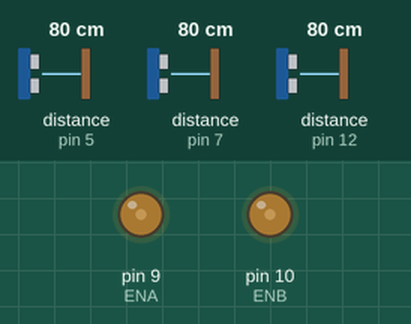
This sketch was run on a simulated Arduino Uno, built with avr-gcc and run on an emulated ATmega328P. Shown: output pins drawn as LEDs (lit = HIGH). Wiring (inferred from the names in the program): 3 × ultrasonic range finder: trigger pin 4, echo pin 5 / trigger pin 6, echo pin 7 / trigger pin 11, echo pin 12. Inputs (shaded band) come from the test bench; at power-on: distance to the obstacle (sensors on pin 5, pin 7, pin 12) 80 cm. The echo pulse lasts 58.3 µs per cm; pins used as bus, display or sensor lines are not drawn; what the sketch prints to the serial monitor is not drawn.

Above: at 1.8 s.
1.9 s: distance to the obstacle (sensor on pin 5) set to 2 cm
Timing chart, 0 to 4.9 s (numbered marks = the images above; inputs shaded):
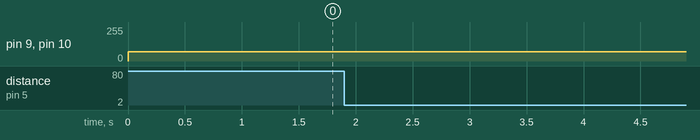

The sketch:

copy1-uvcemaze.ino
```cpp
const int trigPin1 = 4;//right
const int echoPin1 = 5;
const int trigPin2 = 6; //left
const int echoPin2 = 7;
const int trigPin3 = 11;//center
const int echoPin3 = 12;
const int in1 = 3;
const int in2 = 2;
const int in3 = 8;
const int in4 = 13;
const int ENA = 9;
const int ENB = 10;


float duration_us1, distance_cm1,duration_us2, distance_cm2,duration_us3, distance_cm3;

void setup() {
  // begin serial port
  Serial.begin (9600);


  // configure the trigger pin to output mode
  pinMode(trigPin1, OUTPUT);
  pinMode(trigPin2, OUTPUT);
  pinMode(trigPin3, OUTPUT);
  // configure the echo pin to input mode
  pinMode(echoPin1, INPUT);
  pinMode(echoPin2, INPUT);
  pinMode(echoPin3, INPUT);
  pinMode (ENA, OUTPUT);
  pinMode (ENB, OUTPUT);

}

void loop() {
  // generate 10-microsecond pulse to TRIG pin


  // measure duration of pulse from ECHO pin
     analogWrite(ENA,70);
    analogWrite(ENB,70);

  // calculate the distance

  //print the value to Serial Monitor
  print_distances();

  int front_dist;
  front_dist=FrontSensor();
  if(front_dist<=15 ){
    if(LeftSensor()>=15 && RightSensor()<=15){
      turn_left();
      delay(500);
      forward();


    }
    if(RightSensor()>=15){
      turn_left();
      delay(500);
      forward();

    }


  }
  else{
  forward();

  }
//     if(LeftSensor()<=5){
//     turn_left();
//     }

//     if(RightSensor(<= 5))
//     analogWrite(ENA,0);
//     analogWrite(ENB,0);
//     stop();
//     }
//   else {
//   analogWrite(ENA, 50);
//   analogWrite(ENB, 50);

//   }
//   if(LeftSensor()<=5){
//     turn_left();
//   }


}

long RightSensor ()
{
long dur;
digitalWrite(trigPin1, LOW);
delayMicroseconds(2); // delays are required for a succesful sensor operation.
digitalWrite(trigPin1, HIGH);
delayMicroseconds(10); //this delay is required as well!
digitalWrite(trigPin1, LOW);
dur = pulseIn(echoPin1, HIGH);
return (dur/58);// convert the distance to centimeters.
}

long LeftSensor ()
{
long dur;
digitalWrite(trigPin2, LOW);
delayMicroseconds(2); // delays are required for a succesful sensor operation.
digitalWrite(trigPin2, HIGH);
delayMicroseconds(10); //this delay is required as well!
digitalWrite(trigPin2, LOW);
dur = pulseIn(echoPin2, HIGH);
return (dur/58);// convert the distance to centimeters.
}

long FrontSensor ()
{
long dur;
digitalWrite(trigPin3, LOW);
delayMicroseconds(2); // delays are required for a succesful sensor operation.
digitalWrite(trigPin3, HIGH);
delayMicroseconds(10); //this delay is required as well!
digitalWrite(trigPin3, LOW);
dur = pulseIn(echoPin3, HIGH);
return (dur/58);// convert the distance to centimeters.
}
void forward ()
{
digitalWrite(in1, HIGH);
digitalWrite(in2, LOW);
digitalWrite(in3, HIGH);
digitalWrite(in4, LOW);
}
void turn_left ()
{
digitalWrite(in1, HIGH);
digitalWrite(in2, LOW);
digitalWrite(in3, LOW);
digitalWrite(in4, HIGH);

}
void turn_right ()
{
digitalWrite(in1, LOW);
digitalWrite(in2, HIGH);
digitalWrite(in3, HIGH);
digitalWrite(in4, LOW);

}
void reverse ()
{
Serial.print("Reversing\n");
digitalWrite(in1, LOW);
digitalWrite(in2, HIGH);
digitalWrite(in3, LOW);
digitalWrite(in4, HIGH);

}
void stop()
{
digitalWrite(in1, LOW);
digitalWrite(in2, LOW);
digitalWrite(in3, LOW);
digitalWrite(in4, LOW);

}

void print_distances()
{
  delay(1000);
  Serial.print("right distance1: ");
  Serial.print(RightSensor());
  Serial.println(" cm");
  Serial.print("left distance2: ");
  Serial.print(LeftSensor());
  Serial.println(" cm");
  Serial.print("front distance3: ");
  Serial.print(FrontSensor());
  Serial.println(" cm");
  Serial.println(" cm");


}
```

Measured:
- after the input at 1.9 s, every drawn part: stays the same
